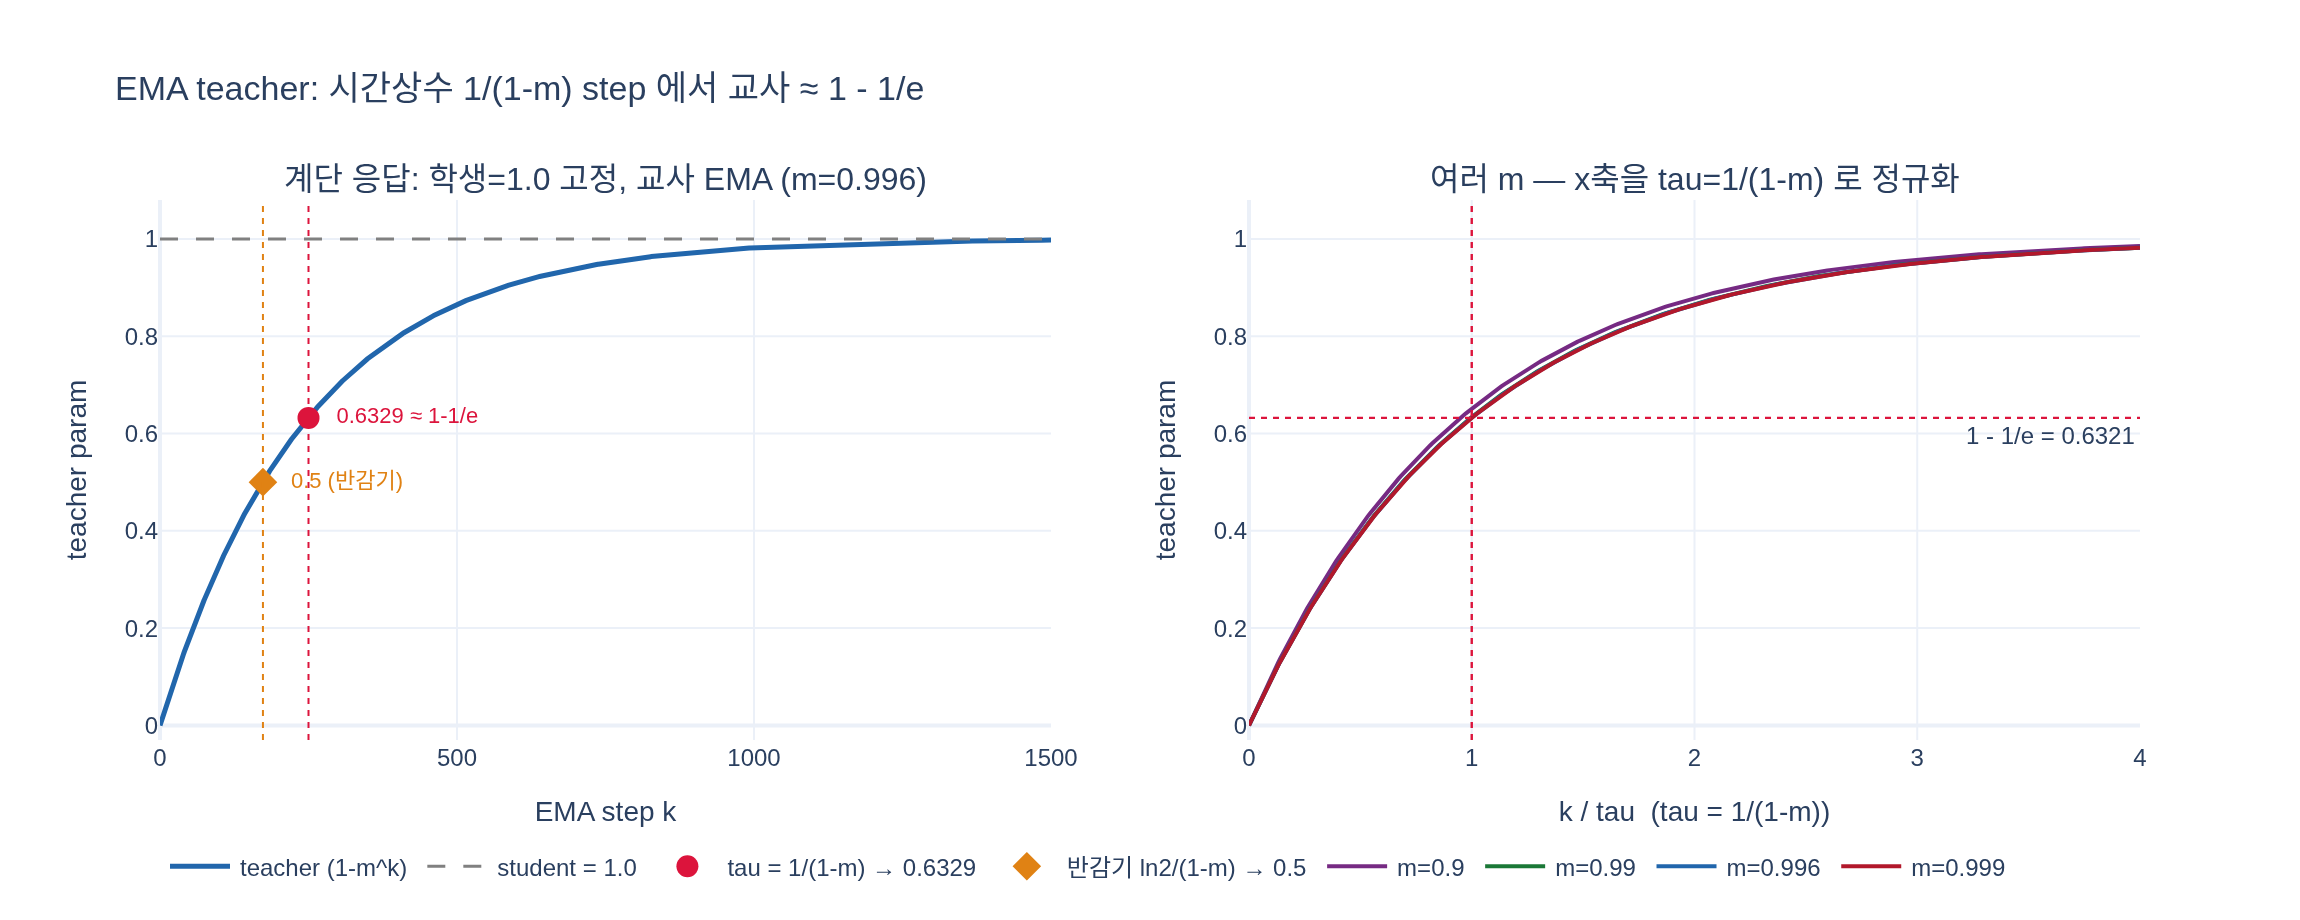

This figure's Python source:
# %% [markdown]
# # 학생=1.0 고정, EMA를 $1/(1-m)$ step 돌리면 교사 값은?
#
# DINO의 교사는 학생 파라미터의 **지수 이동평균(EMA)** 으로만 갱신된다.
#
# $$
# \theta_t \leftarrow m\,\theta_t + (1-m)\,\theta_s,
# \qquad m: 0.996 \nearrow 1.0
# $$
#
# `main_dino.py` 의 실제 코드는 한 줄이다.
#
# ```python
# param_k.data.mul_(m).add_((1 - m) * param_q.detach().data)
# ```
#
# 이 노트북은 **교사 0, 학생 1.0 고정** 이라는 계단 입력을 넣고
# 정확히 $T = 1/(1-m)$ step 을 돌렸을 때 교사가 **약 0.6329** 가 되며,
# 이것이 이론값 $1 - 1/e = 0.6321$ 과 일치함을 수치로 확인한다.
# 즉 EMA의 **시간상수(time constant)가 $1/(1-m)$ step** 이라는 뜻이다.

# %%
# 필요 패키지: numpy, torch(2.4), plotly(6.9), kaleido
import math
import os

import numpy as np
import torch
import plotly.graph_objects as go
from plotly.subplots import make_subplots


def _show(fig):
    try:
        from IPython import get_ipython
        if get_ipython() is not None:  # VSCode 셀/Jupyter에서만 렌더링
            fig.show()
    except ImportError:
        pass


try:
    HERE = os.path.dirname(os.path.abspath(__file__))
except NameError:  # 대화형 환경
    HERE = os.getcwd()

print("torch", torch.__version__)
# 출력: torch 2.4.0+cu121

# %% [markdown]
# ## 1. 스칼라 EMA — 가장 작은 실험
#
# 교사 $\theta_t = 0$, 학생 $\theta_s = 1$ 로 **고정** 하고 EMA만 반복한다.
# $m = 0.996$ 이므로 시간상수는 $1/(1-0.996) = 250$ step.

# %%
m = 0.996
T = int(round(1 / (1 - m)))          # 250
theta_t, theta_s = 0.0, 1.0

traj = [theta_t]                      # traj[k] = k step 후의 교사 값
for _ in range(T):
    theta_t = m * theta_t + (1 - m) * theta_s
    traj.append(theta_t)

print(f"m = {m},  시간상수 1/(1-m) = {1/(1-m):.0f} step")
print(f"{T} step 후 교사 값        = {traj[T]:.6f}")
print(f"이론값 1 - 1/e            = {1 - 1/math.e:.6f}")
print(f"차이                      = {abs(traj[T] - (1 - 1/math.e)):.2e}")
# 출력: m = 0.996,  시간상수 1/(1-m) = 250 step
# 출력: 250 step 후 교사 값        = 0.632858
# 출력: 이론값 1 - 1/e            = 0.632121
# 출력: 차이                      = 7.37e-04

# %% [markdown]
# ## 2. 닫힌 식 $1 - m^{T}$ 와 비교
#
# 학생이 상수 $\theta_s = 1$ 이면 점화식 $\theta_t \leftarrow m\theta_t + (1-m)$ 은 풀린다.
#
# $$
# \theta_t^{(k)} = 1 - m^{k} \qquad (\theta_t^{(0)} = 0)
# $$
#
# 오차 $1 - \theta_t^{(k)} = m^k$ 가 기하급수적으로 줄어드는 **1차 저역통과 필터** 다.

# %%
print(" k     루프값      1-m^k       차이")
for k in [0, 1, 10, 50, 100, T, 500, 1000]:
    loop = traj[k] if k < len(traj) else None
    closed = 1 - m ** k
    if loop is None:
        print(f"{k:>4}        --   {closed:.6f}")
    else:
        print(f"{k:>4}  {loop:.6f}   {closed:.6f}   {abs(loop-closed):.2e}")
# 출력:  k     루프값      1-m^k       차이
# 출력:    0  0.000000   0.000000   0.00e+00
# 출력:    1  0.004000   0.004000   0.00e+00
# 출력:   10  0.039288   0.039288   2.78e-17
# 출력:   50  0.181598   0.181598   8.33e-17
# 출력:  100  0.330217   0.330217   1.11e-16
# 출력:  250  0.632858   0.632858   2.22e-16
# 출력:  500        --   0.865206
# 출력: 1000        --   0.981831

# %% [markdown]
# ## 3. 시간상수의 보편성 — $m$ 을 바꿔도 항상 $\approx 0.632$
#
# $T = 1/(1-m)$ 을 대입하면
#
# $$
# 1 - m^{T} = 1 - (1-\epsilon)^{1/\epsilon}, \qquad \epsilon = 1-m
# $$
#
# 이 값은 $m$ 에 (거의) 의존하지 않는다. $m$ 이 1에 가까울수록 $1-1/e$ 에 더 정확히 붙는다.

# %%
print("   m       1/(1-m)      1-m^T      1-1/e 와 차이")
for mm in [0.9, 0.99, 0.996, 0.999, 0.9999]:
    Tm = 1 / (1 - mm)
    val = 1 - mm ** Tm
    print(f"{mm:<8} {Tm:>9.1f}   {val:.6f}   {val-(1-1/math.e):+.2e}")
# 출력:    m       1/(1-m)      1-m^T      1-1/e 와 차이
# 출력: 0.9           10.0   0.651322   +1.92e-02
# 출력: 0.99         100.0   0.633968   +1.85e-03
# 출력: 0.996        250.0   0.632858   +7.37e-04
# 출력: 0.999       1000.0   0.632305   +1.84e-04
# 출력: 0.9999     10000.0   0.632139   +1.84e-05

# %% [markdown]
# ## 4. 왜 $\lim_{\epsilon\to 0}\bigl(1-(1-\epsilon)^{1/\epsilon}\bigr) = 1 - 1/e$ 인가
#
# $$
# \ln (1-\epsilon)^{1/\epsilon} = \frac{\ln(1-\epsilon)}{\epsilon}
# = \frac{-\epsilon - \epsilon^2/2 - \cdots}{\epsilon} \xrightarrow[\epsilon\to0]{} -1
# $$
#
# 따라서 $(1-\epsilon)^{1/\epsilon} \to e^{-1}$, 즉 남은 오차가 정확히 $1/e$ 다.
# 1차 보정항까지 보면 $(1-\epsilon)^{1/\epsilon} \approx e^{-1}(1 - \epsilon/2)$ 이라
# 위 표의 차이가 $\approx \epsilon/(2e)$ 로 줄어드는 것도 설명된다.

# %%
print("  eps=1-m     (1-eps)^(1/eps)    1/e         eps/(2e)")
for eps in [1e-1, 1e-2, 4e-3, 1e-3, 1e-4, 1e-6]:
    v = (1 - eps) ** (1 / eps)
    print(f"{eps:<10.0e}  {v:.8f}        {1/math.e:.8f}   {eps/(2*math.e):.2e}"
          f"   (실제차 {1/math.e - v:+.2e})")
# 출력:   eps=1-m     (1-eps)^(1/eps)    1/e         eps/(2e)
# 출력: 1e-01       0.34867844        0.36787944   1.84e-02   (실제차 +1.92e-02)
# 출력: 1e-02       0.36603234        0.36787944   1.84e-03   (실제차 +1.85e-03)
# 출력: 4e-03       0.36714245        0.36787944   7.36e-04   (실제차 +7.37e-04)
# 출력: 1e-03       0.36769542        0.36787944   1.84e-04   (실제차 +1.84e-04)
# 출력: 1e-04       0.36786105        0.36787944   1.84e-05   (실제차 +1.84e-05)
# 출력: 1e-06       0.36787926        0.36787944   1.84e-07   (실제차 +1.84e-07)

# %% [markdown]
# ## 5. 실제 torch 파라미터로 재현 — `main_dino.py` 코드 그대로
#
# DINO 본체의 EMA 블록은 다음과 같다 (`torch.no_grad()` 안, in-place).
#
# ```python
# with torch.no_grad():
#     m = momentum_schedule[it]
#     for param_q, param_k in zip(student.module.parameters(), teacher_without_ddp.parameters()):
#         param_k.data.mul_(m).add_((1 - m) * param_q.detach().data)
# ```
#
# 스칼라 실험과 완전히 같은 코드 경로로 텐서 파라미터를 250 step 돌려 본다.

# %%
torch.manual_seed(0)
student_p = torch.nn.Parameter(torch.empty(4, 8))
teacher_p = torch.nn.Parameter(torch.empty(4, 8))
with torch.no_grad():
    student_p.fill_(1.0)     # 학생 = 1.0 고정
    teacher_p.fill_(0.0)     # 교사 = 0 에서 출발

torch_traj = [teacher_p[0, 0].item()]
with torch.no_grad():
    for _ in range(T):
        # main_dino.py 의 EMA 한 줄 그대로
        teacher_p.data.mul_(m).add_((1 - m) * student_p.detach().data)
        torch_traj.append(teacher_p[0, 0].item())

print(f"torch 파라미터 {T} step 후 = {teacher_p[0,0].item():.6f}")
print(f"스칼라 루프와의 차이       = {abs(teacher_p[0,0].item() - traj[T]):.2e}")
print(f"모든 원소가 동일한가?      = {bool((teacher_p == teacher_p[0,0]).all())}")
print(f"교사 requires_grad 경로 없음(no_grad) → grad = {teacher_p.grad}")
# 출력: torch 파라미터 250 step 후 = 0.632858
# 출력: 스칼라 루프와의 차이       = 3.13e-07
# 출력: 모든 원소가 동일한가?      = True
# 출력: 교사 requires_grad 경로 없음(no_grad) → grad = None

# %% [markdown]
# ## 6. 계단 응답 곡선 — $1/e$ 지점과 반감기
#
# 두 개의 특징적인 지점이 있다.
#
# - **시간상수** $\tau = \dfrac{1}{1-m}$: 남은 오차가 $1/e$ 로 줄어드는 지점 → 교사 $\approx 0.632$
# - **반감기** $t_{1/2} = \dfrac{\ln 2}{1-m}$: 남은 오차가 절반이 되는 지점 → 교사 $\approx 0.5$
#
# $m = 0.996$ 이면 $\tau = 250$, $t_{1/2} \approx 173.3$ step 이다.

# %%
N = 1500
ks = np.arange(N + 1)
curve = 1 - m ** ks
half = math.log(2) / (1 - m)

print(f"tau  = {1/(1-m):.1f} step  → 교사 {1 - m**(1/(1-m)):.4f}")
print(f"t1/2 = {half:.1f} step  → 교사 {1 - m**half:.4f}")
print(f"3tau = {3/(1-m):.1f} step  → 교사 {1 - m**(3/(1-m)):.4f} (약 95%)")
# 출력: tau  = 250.0 step  → 교사 0.6329
# 출력: t1/2 = 173.3 step  → 교사 0.5007
# 출력: 3tau = 750.0 step  → 교사 0.9505 (약 95%)

fig = make_subplots(
    rows=1, cols=2,
    subplot_titles=("계단 응답: 학생=1.0 고정, 교사 EMA (m=0.996)",
                    "여러 m — x축을 tau=1/(1-m) 로 정규화"),
)

fig.add_trace(go.Scatter(x=ks, y=curve, mode="lines", name="teacher (1-m^k)",
                         line=dict(color="#2166ac", width=2.5)), row=1, col=1)
fig.add_trace(go.Scatter(x=[0, N], y=[1, 1], mode="lines", name="student = 1.0",
                         line=dict(color="gray", dash="dash", width=1.5)), row=1, col=1)
fig.add_trace(go.Scatter(x=[T], y=[1 - 1/math.e], mode="markers+text",
                         name="tau = 1/(1-m) → 0.6329",
                         marker=dict(color="crimson", size=11, symbol="circle"),
                         text=["  0.6329 ≈ 1-1/e"], textposition="middle right",
                         textfont=dict(color="crimson", size=11)), row=1, col=1)
fig.add_trace(go.Scatter(x=[half], y=[0.5], mode="markers+text",
                         name="반감기 ln2/(1-m) → 0.5",
                         marker=dict(color="#e08214", size=11, symbol="diamond"),
                         text=["  0.5 (반감기)"], textposition="middle right",
                         textfont=dict(color="#e08214", size=11)), row=1, col=1)
fig.add_vline(x=T, line=dict(color="crimson", dash="dot", width=1), row=1, col=1)
fig.add_vline(x=half, line=dict(color="#e08214", dash="dot", width=1), row=1, col=1)

palette = {0.9: "#762a83", 0.99: "#1b7837", 0.996: "#2166ac", 0.999: "#b2182b"}
u = np.linspace(0, 4, 400)
for mm, color in palette.items():
    tau_m = 1 / (1 - mm)
    fig.add_trace(go.Scatter(x=u, y=1 - mm ** (u * tau_m), mode="lines",
                             name=f"m={mm}", line=dict(color=color, width=2),
                             showlegend=True), row=1, col=2)
fig.add_hline(y=1 - 1/math.e, line=dict(color="crimson", dash="dot", width=1.2),
              annotation_text="1 - 1/e = 0.6321", annotation_position="bottom right",
              row=1, col=2)
fig.add_vline(x=1, line=dict(color="crimson", dash="dot", width=1.2), row=1, col=2)

fig.update_xaxes(title_text="EMA step k", row=1, col=1)
fig.update_xaxes(title_text="k / tau  (tau = 1/(1-m))", row=1, col=2)
fig.update_yaxes(title_text="teacher param", range=[-0.03, 1.08], row=1, col=1)
fig.update_yaxes(title_text="teacher param", range=[-0.03, 1.08], row=1, col=2)
fig.update_layout(height=460, width=1150, template="plotly_white",
                  title_text="EMA teacher: 시간상수 1/(1-m) step 에서 교사 ≈ 1 - 1/e",
                  legend=dict(orientation="h", y=-0.18))

_show(fig)
png_path = os.path.join(HERE, "expy.png")
fig.write_image(png_path, scale=2)
print("saved:", png_path)
# 출력: saved: .../expy.png

# %% [markdown]
# ## 7. 보너스 — 학생이 움직이면 교사는 $\approx 1/(1-m)$ step 뒤처진다
#
# 계단이 아니라 학생이 **선형** 으로 움직인다고 하자: $\theta_s^{(k)} = a k$.
# 정상 상태에서 EMA는 같은 기울기 $a$ 로 따라가되 일정한 **지연(lag)** 을 갖는다.
#
# $$
# \theta_t^{(k)} \approx a\Bigl(k - \frac{m}{1-m}\Bigr)
# \;\Longrightarrow\;
# \text{지연} = \frac{m}{1-m} \approx \frac{1}{1-m}\ \text{step}
# $$
#
# 이것이 "교사는 최근 $1/(1-m)$ iteration 의 학생을 평균한 모델" 이라는 말의 정확한 의미다.

# %%
a = 0.01
theta_t = 0.0
lags = []
for k in range(1, 4001):
    theta_s_k = a * k
    theta_t = m * theta_t + (1 - m) * theta_s_k
    if k % 1000 == 0:
        lag_steps = (theta_s_k - theta_t) / a      # 값 차이를 step 수로 환산
        lags.append((k, theta_s_k, theta_t, lag_steps))

print("  k    student   teacher   지연(step)")
for k, s, t, lg in lags:
    print(f"{k:>5}  {s:8.3f}  {t:8.3f}   {lg:8.2f}")
print(f"\n이론 지연 m/(1-m) = {m/(1-m):.2f} step,  1/(1-m) = {1/(1-m):.2f} step")
# 출력:   k    student   teacher   지연(step)
# 출력:  1000    10.000     7.555     244.48
# 출력:  2000    20.000    17.511     248.92
# 출력:  3000    30.000    27.510     249.00
# 출력:  4000    40.000    37.510     249.00
# 출력:
# 출력: 이론 지연 m/(1-m) = 249.00 step,  1/(1-m) = 250.00 step

# %% [markdown]
# ## 정리
#
# | 항목 | 값 (m = 0.996) |
# |---|---|
# | 시간상수 $\tau = 1/(1-m)$ | 250 step |
# | $\tau$ step 후 교사 값 | **0.6329** |
# | 이론값 $1 - 1/e$ | 0.6321 |
# | 반감기 $\ln 2/(1-m)$ | 173.3 step |
# | 선형 추종 시 지연 $m/(1-m)$ | 249 step |
#
# DINO에서 $m$ 은 0.996 → 1.0 으로 **증가** 하는 코사인 스케줄이라
# 학습이 진행될수록 $\tau$ 가 커지고 교사는 점점 얼어붙어 타겟이 안정화된다.
